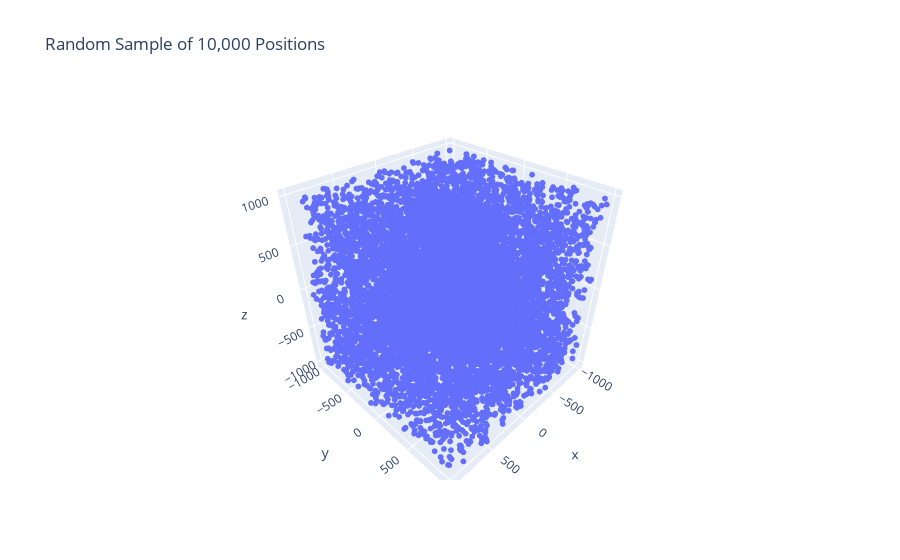

Write notebook code for a chart like this one.
### Code cell
import plotly.express as px
idx = np.random.choice(positions.shape[0], size=10000, replace=False)
pos = positions[idx]

fig = px.scatter_3d(
    x=pos[:, 0],
    y=pos[:, 1],
    z=pos[:, 2],
    title="Random Sample of 10,000 Positions"
)
fig.update_traces(marker=dict(size=2))
fig.show()

### Figure 1 — Plotly figure (JSON) as saved in the notebook; plotly's stock layout.template omitted (floating-point values rounded to 4 significant figures; data arrays with more than 128 entries replaced by an {"elided": "..."} marker saying what was removed)
{"data": [{"hovertemplate": "x=%{x}<br>y=%{y}<br>z=%{z}<extra></extra>", "legendgroup": "", "marker": {"color": "#636efa", "size": 2, "symbol": "circle"}, "mode": "markers", "name": "", "scene": "scene", "showlegend": false, "type": "scatter3d", "x": {"elided": "10000 float values"}, "y": {"elided": "10000 float values"}, "z": {"elided": "10000 float values"}}], "layout": {"legend": {"tracegroupgap": 0}, "scene": {"domain": {"x": [0, 1], "y": [0, 1]}, "xaxis": {"title": {"text": "x"}}, "yaxis": {"title": {"text": "y"}}, "zaxis": {"title": {"text": "z"}}}, "title": {"text": "Random Sample of 10,000 Positions"}}}
